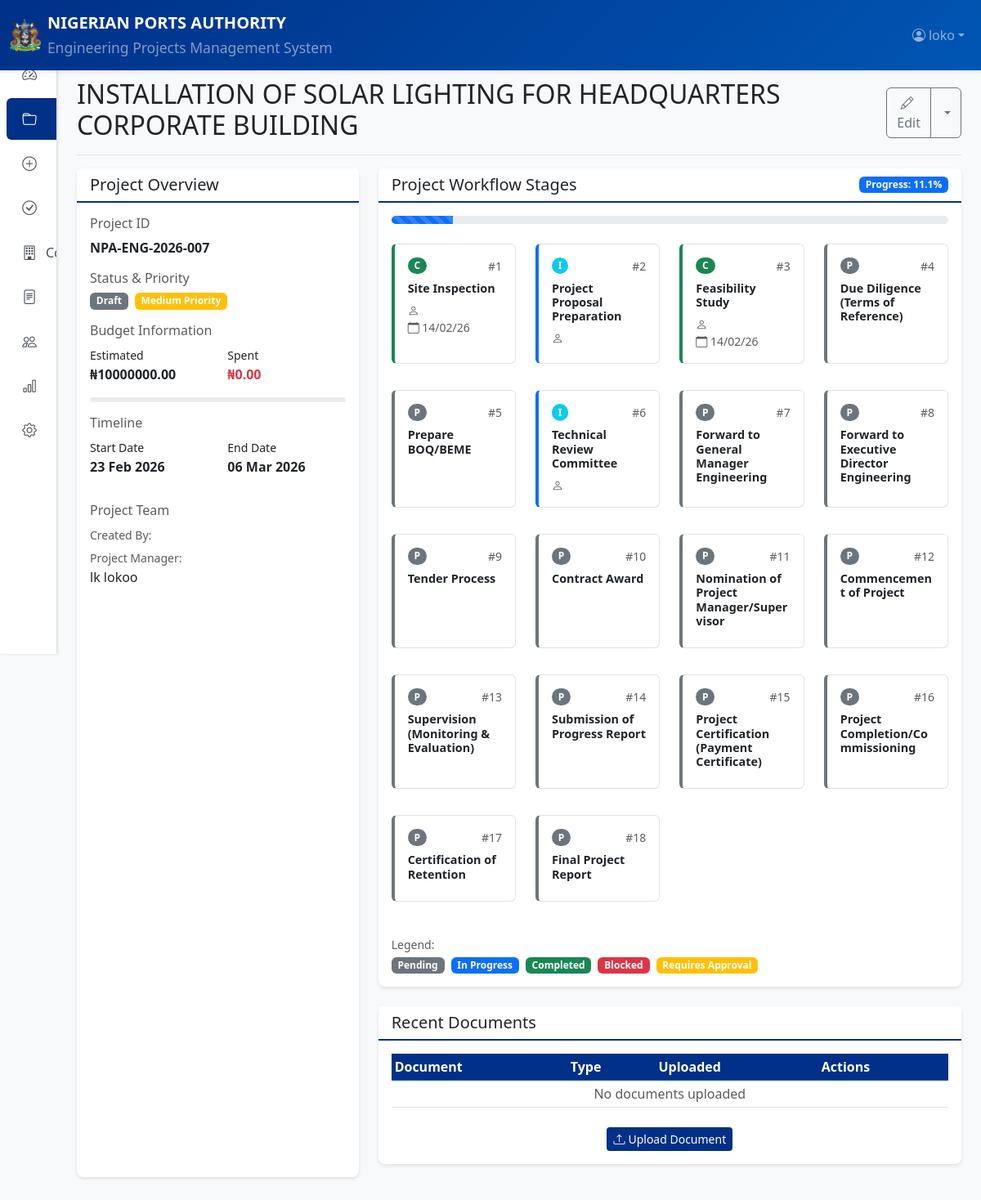
Page /projects/NPA-ENG-2026-007/ (signed in) on the earlier database version.
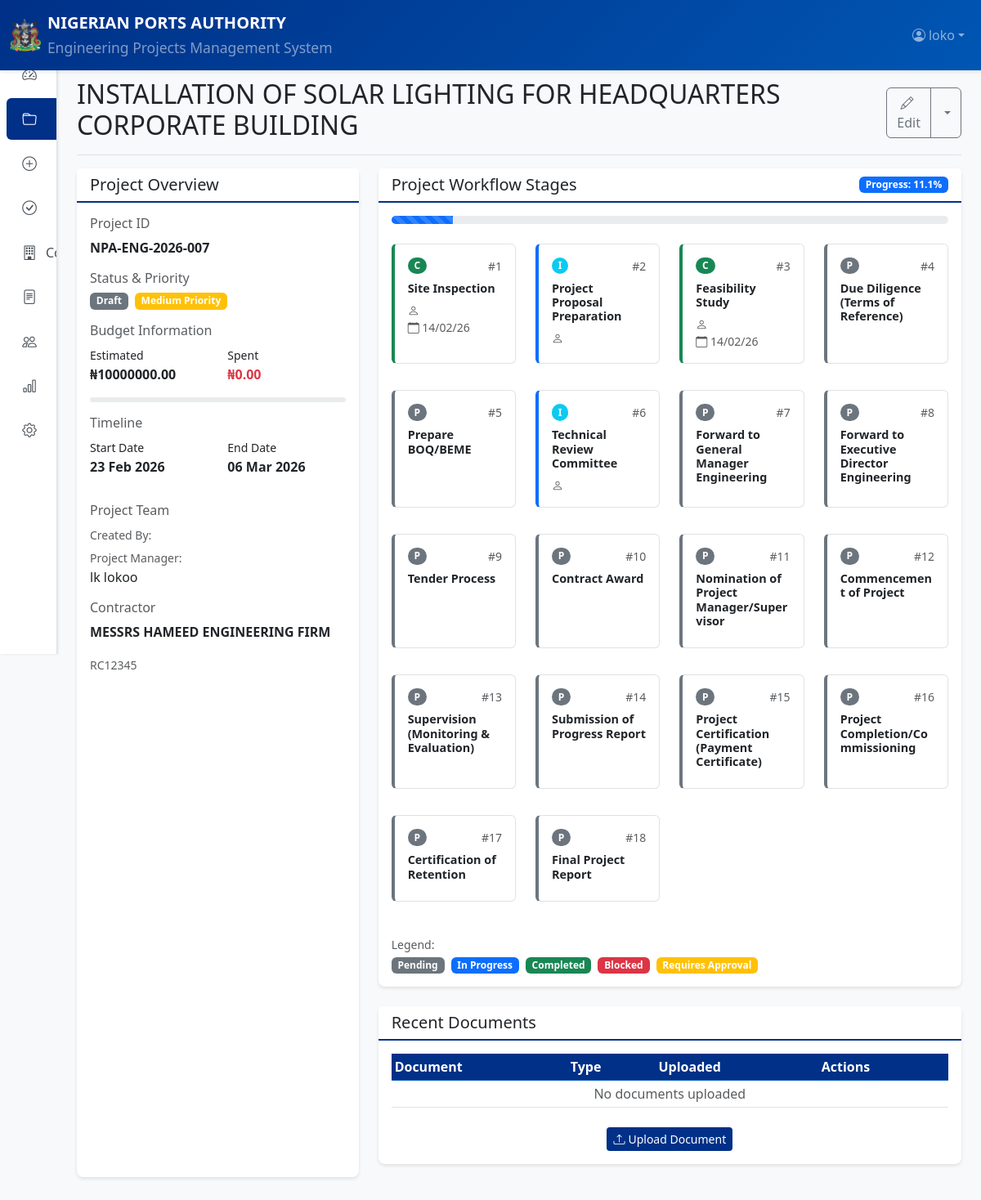
Same page on the later database version.
### projects/models.py (models this page shows, shortened)
class Project(models.Model):
    STATUS_CHOICES = [
        ('draft', 'Draft'),
        ('submitted', 'Submitted'),
        ('under_review', 'Under Review'),
        ('approved', 'Approved'),
        ('in_progress', 'In Progress'),
        ('on_hold', 'On Hold'),
        ('completed', 'Completed'),
        ('cancelled', 'Cancelled'),
    ]
    PRIORITY_CHOICES = [
        ('low', 'Low Priority'),
        ('medium', 'Medium Priority'),
        ('high', 'High Priority'),
        ('critical', 'Critical Priority'),
    ]
    PROJECT_TYPE_CHOICES = [
        ('civil', 'Civil Works'),
        ('electrical', 'Electrical Installation'),
        ('mechanical', 'Mechanical Works'),
        ('marine', 'Marine Works'),
        ('dredging', 'Dredging Works'),
        ('maintenance', 'Maintenance'),
        ('rehabilitation', 'Rehabilitation'),
        ('new_construction', 'New Construction'),
    ]
    project_id = models.CharField(max_length=50, unique=True, primary_key=True)
    title = models.CharField(max_length=200)
    description = models.TextField()
    project_type = models.CharField(max_length=50, choices=PROJECT_TYPE_CHOICES)
    location = models.CharField(max_length=50, choices=PORT_LOCATION_CHOICES, default='hq')
    other_location = models.CharField(max_length=200, blank=True, help_text="Specify if location is 'Other'")
    department = models.CharField(max_length=50, choices=DEPARTMENT_CHOICES, default='civil')
    estimated_budget = models.DecimalField(max_digits=15, decimal_places=2)
    approved_budget = models.DecimalField(max_digits=15, decimal_places=2, null=True, blank=True)
    spent_budget = models.DecimalField(max_digits=15, decimal_places=2, default=0)
    proposed_start_date = models.DateField(null=True, blank=True)
    proposed_end_date = models.DateField(null=True, blank=True)
    approved_start_date = models.DateField(null=True, blank=True)
    approved_end_date = models.DateField(null=True, blank=True)
    actual_start_date = models.DateField(null=True, blank=True)
    actual_end_date = models.DateField(null=True, blank=True)
    status = models.CharField(max_length=20, choices=STATUS_CHOICES, default='draft')
    priority = models.CharField(max_length=20, choices=PRIORITY_CHOICES, default='medium')
    created_by = models.ForeignKey(User, on_delete=models.CASCADE, related_name='created_projects')
    project_manager = models.ForeignKey(User, on_delete=models.SET_NULL, null=True,
                                        related_name='managed_projects')
    supervisor = models.ForeignKey(User, on_delete=models.SET_NULL, null=True, blank=True,
                                   related_name='supervised_projects')
    contractor = models.ForeignKey(Contractor, on_delete=models.SET_NULL, null=True, blank=True)
    contractor_address = models.CharField(max_length=100, blank=True)
    contractor_phone = models.CharField(max_length=20, blank=True)
    contract_sum = models.DecimalField(max_digits=15, decimal_places=2, null=True, blank=True, help_text="Total contract sum")
    contingencies = models.DecimalField(max_digits=15, decimal_places=2, null=True, blank=True, default=0)
    contract_award_date = models.DateField(null=True, blank=True)
    contract_award_ref = models.CharField(max_length=100, blank=True)
    contract_duration = models.IntegerField(null=True, blank=True, help_text="Duration in days")
    performance_bond = models.DecimalField(max_digits=15, decimal_places=2, null=True, blank=True)
    advance_payment = models.DecimalField(max_digits=15, decimal_places=2, null=True, blank=True)
    retention_percentage = models.DecimalField(max_digits=5, decimal_places=2, null=True, blank=True, default=5.00)
    contract_completion_date = models.DateField(null=True, blank=True)
    created_at = models.DateTimeField(auto_now_add=True)
    updated_at = models.DateTimeField(auto_now=True)
    submitted_at = models.DateTimeField(null=True, blank=True)
    approved_at = models.DateTimeField(null=True, blank=True)
    reviewed_by = models.ForeignKey(User, on_delete=models.SET_NULL, null=True, blank=True,
                                   related_name='reviewed_projects')
    approved_by = models.ForeignKey(User, on_delete=models.SET_NULL, null=True, blank=True,
                                   related_name='approved_projects')
    budget_head = models.CharField(max_length=100, blank=True, help_text="Budget head code/reference")
    class Meta:
        ordering = ['-created_at']
    @property
    def progress_percentage(self):
        completed_stages = self.stages.filter(status='completed').count()
        total_stages = self.stages.count()
        return round((completed_stages / total_stages * 100), 1) if total_stages > 0 else 0

class Contractor(models.Model):
    contractor_id = models.UUIDField(default=uuid.uuid4, editable=False, unique=True)
    name = models.CharField(max_length=200)
    registration_number = models.CharField(max_length=100)
    contact_person = models.CharField(max_length=100)
    phone = models.CharField(max_length=20)
    email = models.EmailField()
    address = models.TextField()
    tax_id = models.CharField(max_length=50)
    classification = models.CharField(max_length=100)
    is_blacklisted = models.BooleanField(default=False)
    created_at = models.DateTimeField(auto_now_add=True)
    class Meta:
        ordering = ['name']

### accounts/models.py (models this page shows, shortened)
class User(AbstractUser):
    OFFICE_CHOICES = [
        ('executive_director', 'Executive Director'),
        ('general_manager', 'General Manager'),
        ('assistant_general_manager', 'Assistant General Manager'),
        ('chief_port_engineer', 'Chief Port Engineer'),
        ('unit_head', 'Unit Head'),
        ('engineer', 'Engineer'),
    ]
    GRADE_LEVEL_CHOICES = [
        (16, 'GL 17 - Executive Director'),
        (16, 'GL 16 - General Manager'),
        (15, 'GL 15 - Asst. General Manager'),
        (14, 'GL 14 - Principal Manager'),
        (13, 'GL 13 - Senior Manager'),
        (12, 'GL 12 - Manager'),
        (10, 'GL 10 - Asst. Manager'),
        (9, 'GL 9 -  I'),
        (8, 'GL 8 -  II'),
    ]
    DEPARTMENT_CHOICES = [
        ('civil', 'Civil Engineering'),
        ('electrical', 'Electrical Engineering'),
        ('marine', 'Marine Engineering'),
        ('planning', 'Planning & Design'),
        ('maintenance', 'Maintenance'),
        ('dredging', 'Dredging'),
    ]
    office = models.CharField(max_length=50, choices=OFFICE_CHOICES, default='engineer')
    grade_level = models.IntegerField(choices=GRADE_LEVEL_CHOICES, null=True, blank=True)
    department = models.CharField(max_length=50, choices=DEPARTMENT_CHOICES)
    employee_id = models.CharField(max_length=50, unique=True)
    phone_number = models.CharField(max_length=20)
    signature_pin = models.CharField(max_length=6, blank=True, null=True)
    pin_set = models.BooleanField(default=False)
    is_approving_officer = models.BooleanField(default=False)
    created_at = models.DateTimeField(auto_now_add=True)
    updated_at = models.DateTimeField(auto_now=True)
    class Meta:
        ordering = ['-grade_level', 'last_name']

### projects/views.py (the view)
# urls.py: path('<str:project_id>/', views.ProjectDetailView.as_view(), name='project_detail'),
class ProjectDetailView(LoginRequiredMixin, DetailView):
    model = Project
    template_name = 'projects/project_detail.html'
    context_object_name = 'project'
    pk_url_kwarg = 'project_id'  # ADD THIS LINE
    slug_field = 'project_id'    # ADD THIS LINE
    slug_url_kwarg = 'project_id'  # ADD THIS LINE
    def get_object(self):
        project_id = self.kwargs.get('project_id') or self.kwargs.get('pk')
        return get_object_or_404(Project, project_id=project_id)
    def get_context_data(self, **kwargs):
        context = super().get_context_data(**kwargs)
        project = self.get_object()
        stages = project.stages.all().order_by('order')
        grid = []
        for i in range(0, len(stages), 4):
            grid.append(stages[i:i+4])
        documents = project.documents.all().order_by('-uploaded_at')[:5]
        progress_reports = project.progress_reports.all().order_by('-report_date')[:3]
        context.update({
            'stages_grid': grid,
            'documents': documents,
            'progress_reports': progress_reports,
            'page_title': f'Project: {project.title}',
        })
        return context

### projects/templatetags/project_tags.py (called while the page is built)
@register.filter
def status_badge(status):
    badge_colors = {
        'draft': 'secondary',
        'submitted': 'info',
        'under_review': 'warning',
        'approved': 'primary',
        'in_progress': 'info',
        'on_hold': 'warning',
        'completed': 'success',
        'cancelled': 'danger',
        'pending': 'secondary',
        'requires_approval': 'warning',
        'blocked': 'danger',
    }
    return badge_colors.get(status, 'secondary')

@register.filter
def priority_badge(priority):
    badge_colors = {
        'low': 'success',
        'medium': 'warning',
        'high': 'danger',
        'critical': 'dark',
    }
    return badge_colors.get(priority, 'secondary')

@register.filter
def div(value, arg):
    try:
        return float(value) / float(arg)
    except (ValueError, ZeroDivisionError):
        return None

@register.filter
def mul(value, arg):
    try:
        return float(value) * float(arg)
    except (ValueError, TypeError):
        return None

### templates/projects/project_detail.html (shortened to what the changed rows need)
{% extends 'base.html' %}
{% load static %}
{% load project_tags %}
{% block page_title %}{{ project.title }}{% endblock %}
{% block actions %}
<div class="btn-group">
</div>
{% endblock %}
{% block content %}
<div class="row">
    <div class="col-lg-4 mb-4">
        <div class="card h-100">
            <div class="card-body">
                <div class="mb-3">
                    <h6 class="text-muted mb-2">Project ID</h6>
                    <p class="fw-bold">{{ project.project_id }}</p>
                </div>
                <div class="mb-3">
                    <div class="d-flex gap-2">
                        <span class="badge bg-{{ project.status|status_badge }}">
                            {{ project.get_status_display }}
                        </span>
                        <span class="badge bg-{{ project.priority|priority_badge }}">
                            {{ project.get_priority_display }}
                        </span>
                    </div>
                </div>
                <div class="mb-3">
                    <div class="row">
                        <div class="col-6">
                            <small>Estimated</small>
                            <p class="fw-bold">₦{{ project.estimated_budget|floatformat:2 }}</p>
                        </div>
                        <div class="col-6">
                            <small>Spent</small>
                            <p class="fw-bold text-danger">₦{{ project.spent_budget|floatformat:2 }}</p>
                        </div>
                    </div>
                </div>
                <div class="mb-3">
                    <div class="row">
                        <div class="col-6">
                            <small>Start Date</small>
                            <p class="fw-bold">{{ project.proposed_start_date|date:"d M Y" }}</p>
                        </div>
                        <div class="col-6">
                            <small>End Date</small>
                            <p class="fw-bold">{{ project.proposed_end_date|date:"d M Y" }}</p>
                        </div>
                    </div>
                </div>
                <div class="mb-3">
                    <ul class="list-unstyled">
                        <li class="mb-1">
                            <small class="text-muted">Created By:</small><br>
                        </li>
                        {% if project.project_manager %}
                        <li class="mb-1">
                            <small class="text-muted">Project Manager:</small><br>
                            {{ project.project_manager.get_full_name }}
                        </li>
                        {% endif %}
                    </ul>
                </div>
                {% if project.contractor %}
                <div class="mb-3">
                    <h6 class="text-muted mb-2">Contractor</h6>
                    <p class="fw-bold">{{ project.contractor.name }}</p>
                    <small class="text-muted">{{ project.contractor.registration_number }}</small>
                </div>
                {% endif %}
            </div>
        </div>
    </div>
    <div class="col-lg-8 mb-4">
        <div class="card">
            <div class="card-header d-flex justify-content-between align-items-center">
                <h5 class="card-title mb-0">Project Workflow Stages</h5>
                <span class="badge bg-primary">Progress: {{ project.progress_percentage }}%</span>
            </div>
        </div>
        <div class="card mt-4">
            <div class="card-body">
                <div class="table-responsive">
                    <table class="table table-sm">
                        <thead>
                            <tr>
                                <th>Document</th>
                                <th>Type</th>
                                <th>Uploaded</th>
                                <th>Actions</th>
                            </tr>
                        </thead>
                    </table>
                </div>
            </div>
        </div>
    </div>
</div>
{% endblock %}

Differences in the rows shown:
changed Project "INSTALLATION OF SOLAR LIGHTING FOR HEADQUARTERS CORPORATE BUILDING": contractor_id empty → 1 (drawn); contractor.name (not shown) → "MESSRS HAMEED ENGINEERING FIRM"; contractor.registration_number (not shown) → "RC12345"
Other differences:
text now shown: "Contractor"
